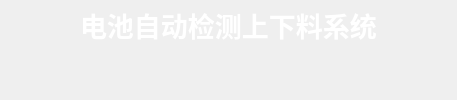
     <widget class="QWidget" name="widget_header" native="true">
      <property name="minimumSize">
       <size>
        <width>0</width>
        <height>100</height>
       </size>
      </property>
      <property name="maximumSize">
       <size>
        <width>16777215</width>
        <height>100</height>
       </size>
      </property>
      <layout class="QHBoxLayout" name="horizontalLayout_14">
       <property name="spacing">
        <number>0</number>
       </property>
       <property name="leftMargin">
        <number>0</number>
       </property>
       <property name="topMargin">
        <number>0</number>
       </property>
       <property name="rightMargin">
        <number>0</number>
       </property>
       <property name="bottomMargin">
        <number>0</number>
       </property>
       <item>
        <spacer name="horizontalSpacer_5">
         <property name="orientation">
          <enum>Qt::Horizontal</enum>
         </property>
         <property name="sizeHint" stdset="0">
          <size>
           <width>40</width>
           <height>20</height>
          </size>
         </property>
        </spacer>
       </item>
       <item>
        <layout class="QVBoxLayout" name="verticalLayout_3">
         <property name="spacing">
          <number>0</number>
         </property>
         <item>
          <widget class="QWidget" name="widget_12" native="true">
           <layout class="QHBoxLayout" name="horizontalLayout_15">
            <property name="spacing">
             <number>0</number>
            </property>
            <property name="leftMargin">
             <number>0</number>
            </property>
            <property name="topMargin">
             <number>0</number>
            </property>
            <property name="rightMargin">
             <number>0</number>
            </property>
            <property name="bottomMargin">
             <number>0</number>
            </property>
            <item>
             <spacer name="horizontalSpacer_7">
              <property name="orientation">
               <enum>Qt::Horizontal</enum>
              </property>
              <property name="sizeHint" stdset="0">
               <size>
                <width>40</width>
                <height>20</height>
               </size>
              </property>
             </spacer>
            </item>
            <item>
             <widget class="QLabel" name="label_2">
              <property name="font">
               <font>
                <family>黑体</family>
                <pointsize>20</pointsize>
                <bold>true</bold>
               </font>
              </property>
              <property name="styleSheet">
               <string notr="true">color: rgb(255, 255, 255);</string>
              </property>
              <property name="text">
               <string>电池自动检测上下料系统</string>
              </property>
             </widget>
            </item>
            <item>
             <spacer name="horizontalSpacer_8">
              <property name="orientation">
               <enum>Qt::Horizontal</enum>
              </property>
              <property name="sizeHint" stdset="0">
               <size>
                <width>40</width>
                <height>20</height>
               </size>
              </property>
             </spacer>
            </item>
           </layout>
          </widget>
         </item>
         <item>
          <widget class="QWidget" name="widget_2" native="true">
           <layout class="QHBoxLayout" name="horizontalLayout_13">
            <property name="spacing">
             <number>0</number>
            </property>
            <property name="leftMargin">
             <number>0</number>
            </property>
            <property name="topMargin">
             <number>0</number>
            </property>
            <property name="rightMargin">
             <number>0</number>
            </property>
            <property name="bottomMargin">
             <number>0</number>
            </property>
            <item>
             <spacer name="horizontalSpacer_9">
              <property name="orientation">
               <enum>Qt::Horizontal</enum>
              </property>
              <property name="sizeHint" stdset="0">
               <size>
                <width>40</width>
                <height>20</height>
               </size>
              </property>
             </spacer>
            </item>
            <item>
             <widget class="QLabel" name="label_currTime">
              <property name="font">
               <font>
                <pointsize>11</pointsize>
               </font>
              </property>
              <property name="styleSheet">
               <string notr="true">color: rgb(255, 255, 255);</string>
              </property>
              <property name="text">
               <string/>
              </property>
             </widget>
            </item>
            <item>
             <spacer name="horizontalSpacer_10">
              <property name="orientation">
               <enum>Qt::Horizontal</enum>
              </property>
              <property name="sizeHint" stdset="0">
               <size>
                <width>40</width>
                <height>20</height>
               </size>
              </property>
             </spacer>
            </item>
           </layout>
          </widget>
         </item>
        </layout>
       </item>
       <item>
        <spacer name="horizontalSpacer_6">
         <property name="orientation">
          <enum>Qt::Horizontal</enum>
         </property>
         <property name="sizeHint" stdset="0">
          <size>
           <width>40</width>
           <height>20</height>
          </size>
         </property>
        </spacer>
       </item>
      </layout>
     </widget>
